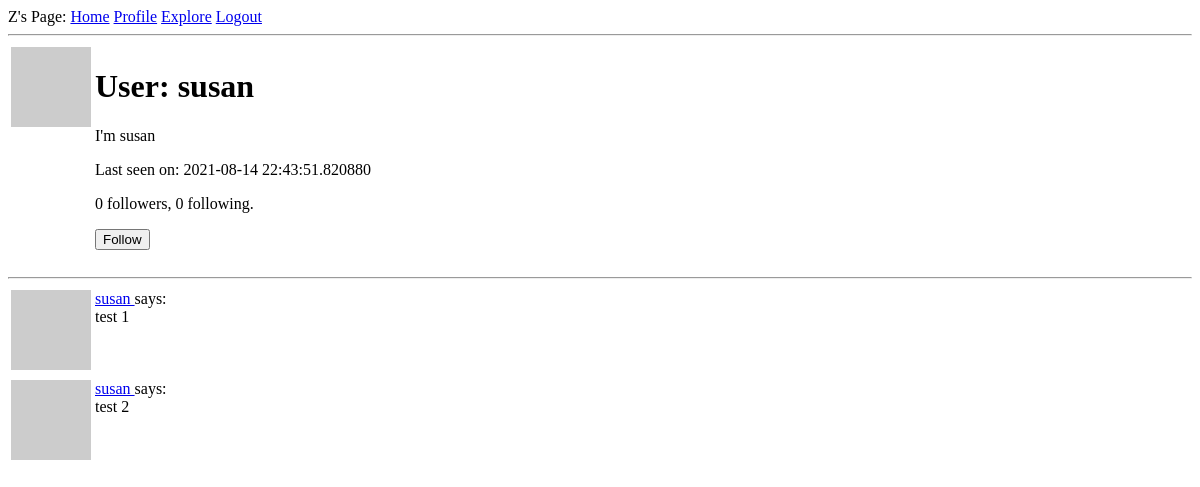
The page /user/susan (signed in) on the database as committed earlier.
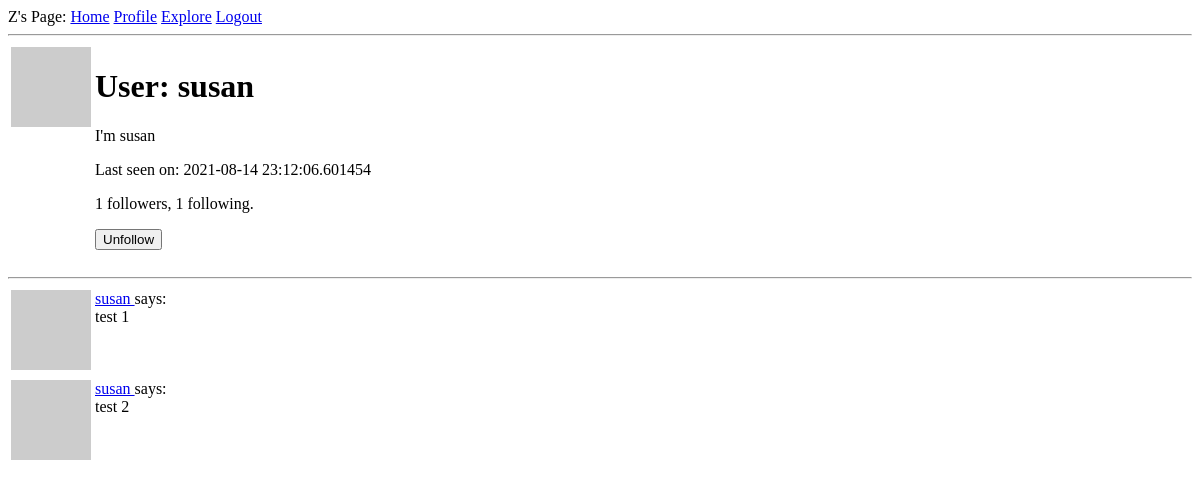
The same page on the database as committed later.
### app/models.py (models this page shows, shortened)
class User(UserMixin, db.Model):
    id = db.Column(db.Integer, primary_key=True)
    username = db.Column(db.String(64), index=True, unique=True)
    email = db.Column(db.String(64), index=True, unique=True)
    password_hash = db.Column(db.String(128))
    posts = db.relationship('Post', backref='author', lazy='dynamic')
    about_me = db.Column(db.String(140))
    last_seen = db.Column(db.DateTime, default=datetime.utcnow)
    followed = db.relationship(         #this relationship links User instances to other User instances
        'User', secondary=followers,    #self-referential relationship, same class is on both sides
        primaryjoin=(followers.c.follower_id == id),
        secondaryjoin=(followers.c.followed_id == id),
        backref=db.backref('followers', lazy='dynamic'), lazy='dynamic')
    def avatar(self, size):
        digest = md5(self.email.lower().encode('utf-8')).hexdigest()
        return 'https://www.gravatar.com/avatar/{}?d=identicon&s={}'.format(digest, size)
    def is_following(self, user):
        return self.followed.filter(followers.c.followed_id == user.id).count() > 0

### app/routes.py (the view)
@app.route('/user/<username>')
@login_required
def user(username):
    user = User.query.filter_by(username=username).first_or_404()
    posts = [
        {'author' : user, 'body': 'test 1'},
        {'author' : user, 'body': 'test 2'}
    ]
    form = EmptyForm()
    return render_template('user.html', user=user, posts=posts, form=form)

### app/forms.py
class EmptyForm(FlaskForm):
    submit = SubmitField('Submit')

### app/models.py (called while the page is built)
@login.user_loader
def load_start(id):
    return User.query.get(int(id))

### app/routes.py (called while the page is built)
@app.before_request
def before_request():
    if current_user.is_authenticated:
        current_user.last_seen = datetime.utcnow()
        db.session.commit()

### app/templates/user.html (shortened to what this page needs)
{% extends "base.html" %}
{% block content %}
    <table>
        <tr valign='top'>
            <td><img src="{{ user.avatar(128) }}"></td>
            <td>
                <h1>User: {{ user.username }}</h1>
                {% if user.about_me %}
                    <p>{{ user.about_me }}</p>
                {% endif %}
                {% if user.last_seen %}
                    <p>Last seen on: {{ user.last_seen }}</p>
                {% endif %}
                <p>{{ user.followers.count() }} followers, {{ user.followed.count() }} following.</p>
                {% if user == current_user %}
                    <p><a href="{{ url_for('edit_profile') }}">Edit your profile</a></p>
                {% elif not current_user.is_following(user) %}
                    <p>
                        <form action="{{ url_for('follow', username=user.username) }}" method="post">
                            {{ form.submit(value='Follow') }}
                        </form>
                    </p>
                {% else %}
                    <p>
                        <form action="{{ url_for('unfollow', username=user.username) }}" method="post">
                            {{ form.submit(value='Unfollow') }}
                        </form>
                    </p>
                {% endif %}
            </td>
        </tr>
    </table>
    <hr>
    {% for post in posts %}
        {% include '_post.html' %}
    {% endfor %}
{% endblock %}

### app/templates/_post.html
<table>
    <tr valign="top">
        <td>
            <img src="{{ post.author.avatar(36) }}">
        </td>
        <td>
            <a href="{{ url_for('user', username=post.author.username) }}">
                {{ post.author.username }}
            </a>
            says:<br>{{ post.body }}
        </td>
    </tr>
</table>

Rows that differ between the two databases and show on the page:
changed User "susan": last_seen "2021-08-14 22:43:51.820880" → "2021-08-14 23:12:06.601454"
Other text that changed with them:
{{ user.followers.count() }}: "0" → "1"
{{ user.followed.count() }}: "0" → "1"
form field submit: (not shown) → "Unfollow"
form field submit: "Follow" → (not shown)
